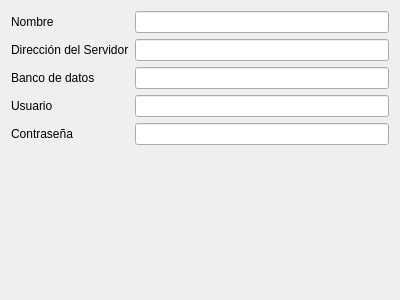
<?xml version="1.0" encoding="UTF-8"?>
<ui version="4.0">
 <class>crud::OrganizationView</class>
 <widget class="QWidget" name="crud::OrganizationView">
  <property name="geometry">
   <rect>
    <x>0</x>
    <y>0</y>
    <width>400</width>
    <height>300</height>
   </rect>
  </property>
  <property name="windowTitle">
   <string>Form</string>
  </property>
  <layout class="QFormLayout" name="formLayout">
   <item row="0" column="0">
    <widget class="QLabel" name="label">
     <property name="text">
      <string>Nombre</string>
     </property>
    </widget>
   </item>
   <item row="0" column="1">
    <widget class="QLineEdit" name="name"/>
   </item>
   <item row="1" column="0">
    <widget class="QLabel" name="label_2">
     <property name="text">
      <string>Dirección del Servidor</string>
     </property>
    </widget>
   </item>
   <item row="1" column="1">
    <widget class="QLineEdit" name="hostAddress"/>
   </item>
   <item row="2" column="0">
    <widget class="QLabel" name="label_3">
     <property name="text">
      <string>Banco de datos</string>
     </property>
    </widget>
   </item>
   <item row="2" column="1">
    <widget class="QLineEdit" name="hostDatabase"/>
   </item>
   <item row="3" column="0">
    <widget class="QLabel" name="label_4">
     <property name="text">
      <string>Usuario</string>
     </property>
    </widget>
   </item>
   <item row="3" column="1">
    <widget class="QLineEdit" name="hostUser"/>
   </item>
   <item row="4" column="0">
    <widget class="QLabel" name="label_5">
     <property name="text">
      <string>Contraseña</string>
     </property>
    </widget>
   </item>
   <item row="4" column="1">
    <widget class="QLineEdit" name="hostPassword">
     <property name="echoMode">
      <enum>QLineEdit::Password</enum>
     </property>
    </widget>
   </item>
  </layout>
 </widget>
 <resources/>
 <connections/>
</ui>
